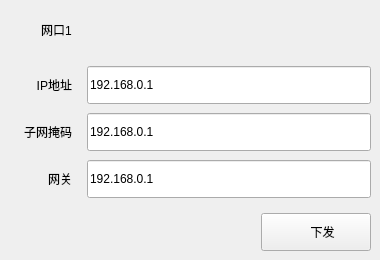
<?xml version="1.0" encoding="UTF-8"?>
<ui version="4.0">
 <class>NetWorkItemWidget</class>
 <widget class="QWidget" name="NetWorkItemWidget">
  <property name="geometry">
   <rect>
    <x>0</x>
    <y>0</y>
    <width>380</width>
    <height>260</height>
   </rect>
  </property>
  <property name="windowTitle">
   <string>Form</string>
  </property>
  <property name="styleSheet">
   <string notr="true"/>
  </property>
  <layout class="QGridLayout" name="gridLayout">
   <property name="leftMargin">
    <number>0</number>
   </property>
   <property name="topMargin">
    <number>0</number>
   </property>
   <property name="rightMargin">
    <number>0</number>
   </property>
   <property name="bottomMargin">
    <number>0</number>
   </property>
   <property name="spacing">
    <number>0</number>
   </property>
   <item row="0" column="0">
    <widget class="QWidget" name="ItemBackground" native="true">
     <layout class="QVBoxLayout" name="verticalLayout_3">
      <item>
       <layout class="QHBoxLayout" name="horizontalLayout">
        <property name="spacing">
         <number>12</number>
        </property>
        <item>
         <widget class="QLabel" name="label_icon">
          <property name="minimumSize">
           <size>
            <width>20</width>
            <height>20</height>
           </size>
          </property>
          <property name="maximumSize">
           <size>
            <width>20</width>
            <height>20</height>
           </size>
          </property>
          <property name="text">
           <string/>
          </property>
         </widget>
        </item>
        <item>
         <widget class="QLabel" name="label_name">
          <property name="minimumSize">
           <size>
            <width>0</width>
            <height>38</height>
           </size>
          </property>
          <property name="maximumSize">
           <size>
            <width>16777215</width>
            <height>16777215</height>
           </size>
          </property>
          <property name="text">
           <string>网口1</string>
          </property>
         </widget>
        </item>
        <item>
         <spacer name="horizontalSpacer">
          <property name="orientation">
           <enum>Qt::Horizontal</enum>
          </property>
          <property name="sizeType">
           <enum>QSizePolicy::Expanding</enum>
          </property>
          <property name="sizeHint" stdset="0">
           <size>
            <width>40</width>
            <height>20</height>
           </size>
          </property>
         </spacer>
        </item>
       </layout>
      </item>
      <item>
       <layout class="QGridLayout" name="gridLayout_2">
        <property name="leftMargin">
         <number>15</number>
        </property>
        <property name="topMargin">
         <number>9</number>
        </property>
        <property name="bottomMargin">
         <number>9</number>
        </property>
        <property name="horizontalSpacing">
         <number>15</number>
        </property>
        <property name="verticalSpacing">
         <number>9</number>
        </property>
        <item row="2" column="1">
         <widget class="QLineEdit" name="lineEdit_gateway">
          <property name="minimumSize">
           <size>
            <width>0</width>
            <height>38</height>
           </size>
          </property>
          <property name="maximumSize">
           <size>
            <width>16777215</width>
            <height>16777215</height>
           </size>
          </property>
          <property name="text">
           <string>192.168.0.1</string>
          </property>
         </widget>
        </item>
        <item row="2" column="0">
         <widget class="QLabel" name="label_gateway">
          <property name="text">
           <string>网关</string>
          </property>
          <property name="alignment">
           <set>Qt::AlignRight|Qt::AlignTrailing|Qt::AlignVCenter</set>
          </property>
         </widget>
        </item>
        <item row="0" column="1">
         <widget class="QLineEdit" name="lineEdit_ip">
          <property name="minimumSize">
           <size>
            <width>0</width>
            <height>38</height>
           </size>
          </property>
          <property name="text">
           <string>192.168.0.1</string>
          </property>
         </widget>
        </item>
        <item row="0" column="0">
         <widget class="QLabel" name="label_ip">
          <property name="text">
           <string>IP地址</string>
          </property>
          <property name="alignment">
           <set>Qt::AlignRight|Qt::AlignTrailing|Qt::AlignVCenter</set>
          </property>
         </widget>
        </item>
        <item row="1" column="0">
         <widget class="QLabel" name="label_subnet">
          <property name="text">
           <string>子网掩码</string>
          </property>
         </widget>
        </item>
        <item row="1" column="1">
         <widget class="QLineEdit" name="lineEdit_subnet">
          <property name="minimumSize">
           <size>
            <width>0</width>
            <height>38</height>
           </size>
          </property>
          <property name="text">
           <string>192.168.0.1</string>
          </property>
         </widget>
        </item>
       </layout>
      </item>
      <item>
       <layout class="QHBoxLayout" name="horizontalLayout_2">
        <item>
         <spacer name="horizontalSpacer_2">
          <property name="orientation">
           <enum>Qt::Horizontal</enum>
          </property>
          <property name="sizeHint" stdset="0">
           <size>
            <width>40</width>
            <height>20</height>
           </size>
          </property>
         </spacer>
        </item>
        <item>
         <widget class="QPushButton" name="pushButton_send">
          <property name="minimumSize">
           <size>
            <width>110</width>
            <height>38</height>
           </size>
          </property>
          <property name="text">
           <string>    下发</string>
          </property>
          <property name="checkable">
           <bool>true</bool>
          </property>
          <property name="default">
           <bool>false</bool>
          </property>
         </widget>
        </item>
       </layout>
      </item>
     </layout>
    </widget>
   </item>
  </layout>
 </widget>
 <resources/>
 <connections/>
</ui>
